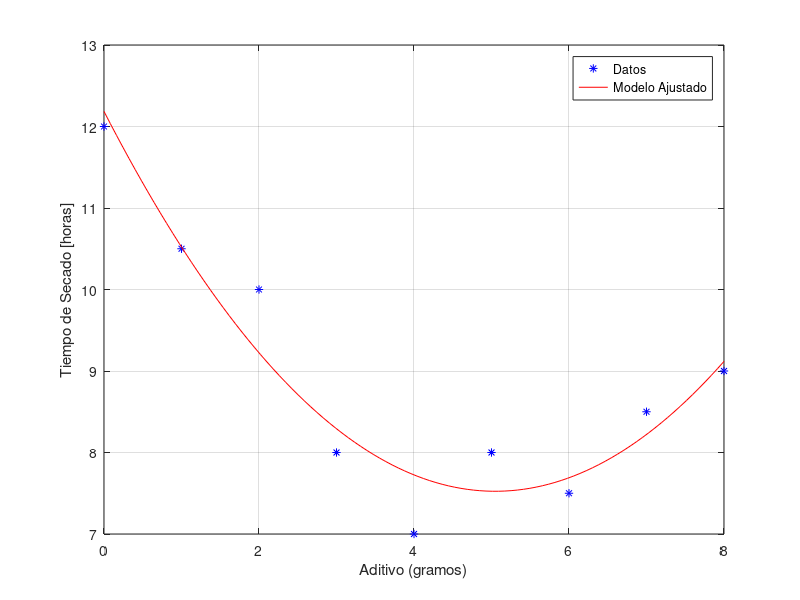

This chart was generated by the following MATLAB code:
clear all
close all
clc

% Valores de la tabla
aditivo = (0:8)';
tsecado = [12, 10.5, 10, 8, 7, 8, 7.5, 8.5, 9.0]';

% Sistema de ecuaciones asociado
A = [aditivo.^2, aditivo, ones(size(aditivo))];

% Encontrar coeficientes
c = A\tsecado;

% Graficar
xx = linspace(0, 8, 100);
yy = polyval(c, xx);

plot(aditivo, tsecado, '*b'); hold on; grid on
plot(xx, yy, 'r')
xlabel('Aditivo (gramos)'); ylabel('Tiempo de Secado [horas]')
legend('Datos', 'Modelo Ajustado')

% Cantidad de aditivo que resulta en tiempo minimo de secado
aditivo_min = -c(2)/(2*c(1));
t_min = polyval(c, aditivo_min);

fprintf('La cantidad de aditivo %.2f gramos, resulta ', aditivo_min); 
fprintf('en el tiempo minimo de secado de %.2f horas\n', t_min)


